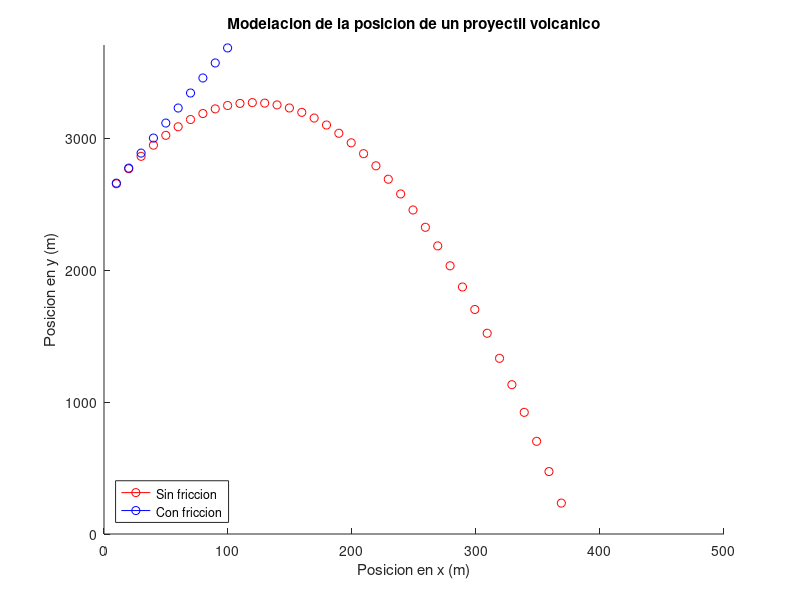

Reproduce this figure in MATLAB.
%%Proyecto simulacion de proyectiles de un volcan, empleando MATLAB

%%Miembros
%%Axel Giovanni Villanueva Cuéllar. A00828073
%%Juan Carlos Garfias Tovar. A01652138
%%Hernán Salinas Ibarra. A01570409
%%Alejandro Daniel Gonzalez Carrillo. A01570396
%%Abraham Cepeda Oseguera. A00827666

%%Movimiento parabólico sin resistencia
%%Movimiento parabólico con resistencia del viento con Euler

%%Euler es y(0+\delta T) = y0 + (y\prima(x) * \delta t)

%%Variables
x0 = 0;%%X inicial
y0 = 2547.429;%%Y inicial
v = 114.37;%%Velocidad inicial
a = 85*(pi/180);%%Angulo inicial
dt = 1;%%Delta t
ac = 0;%%Aceleracion
f = 11.79; %%Friccion
m = 11612.4426869536;%%Masa
cfri = 0.47;%%coeficiente de cuerpo circular en el aire

%%Constantes
g = -9.81;%% gravedad

%%Escala de la grafica
xmove = 500;
maxheight = ((v^2*(sin(a))^2)/abs(2*g))+y0+500;


%%Modelado
figure(1);
i = dt;
graphc = true;
vy0=v*sin(a);


%%Caso 0 con friccion
vx2 = v * cos(a);
vy2 = v * sin(a);
fx = cfri * vx2;
fy = cfri*vy2;
ax = 0;
ay= 0;
x2 = 0;
y2 = y0;

vx2a = vx2;
vy2a = vy2;
axa = ax;
aya = ay;


while graphc
    hold on
    if i == dt
        %%SF
            vx1 = v*cos(a);
            vy1 = vy0;
            x1 = vx1*i;
            y1 = vy1+(1/2)*(g*i^2)+y0;
        %%CF
            x2 = x2+vx2a;
            y2 = y2 +vy2a;
            vx2 = vx2a+axa;
            vy2 = vy2a+aya;
            ax = -fx/m+g;
            ay = -fy/m+g;
            fx = cfri*vx2;
            fy = cfri*vy2;
            vx2a = vx2;
            vy2a = vy2;
    else
        %%SF
            x1 = vx1*i;
            y1 = vy1+y1;
            vx1 = v*cos(a);
            vy1 = vy0+(g*i);
        %%CF
            x2 = x2+vx2;
            y2 = y2 +vy2;
            ay = -fy/m+g;
            ax = -fx/m+g;
            fx = cfri*vx2;
            fy = f*vy2;
            vx2 = axa+vx2a;
            vy2 = aya+vy2a;
            vx2a = vx2;
            vy2a = vy2;
    end
    disp(ay)
    ylim([0 maxheight]);
    xlim([0 xmove])
    plot(x1,y1,'-or');
    plot(x2,y2,'-ob');
    title('Modelacion de la posicion de un proyectil volcanico')
    xlabel('Posicion en x (m)');
    ylabel('Posicion en y (m)') 
    legend({'Sin friccion','Con friccion'},'Location','southwest')
    %%disp(vy);
    pause(0.1)
    hold off
    i=i+dt;
    if y1 <=0
        graphc = false;
    end
end
